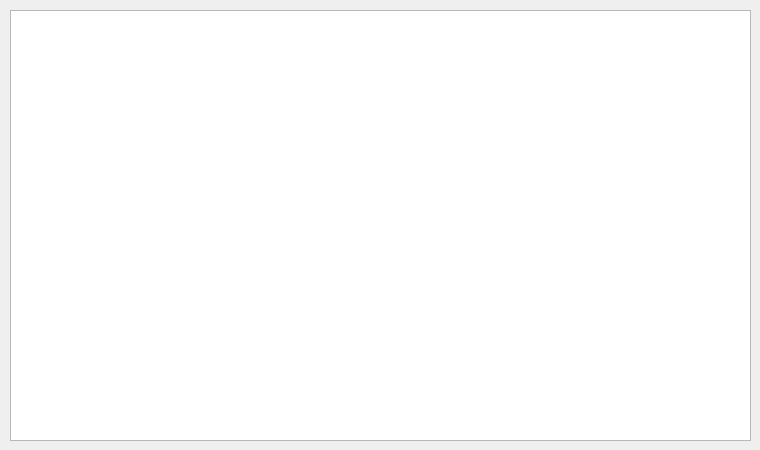
<?xml version="1.0" encoding="UTF-8"?>
<ui version="4.0">
 <class>Dialog</class>
 <widget class="QDialog" name="Dialog">
  <property name="geometry">
   <rect>
    <x>0</x>
    <y>0</y>
    <width>760</width>
    <height>450</height>
   </rect>
  </property>
  <property name="windowTitle">
   <string>Dialog</string>
  </property>
  <widget class="QGraphicsView" name="graphicsView">
   <property name="geometry">
    <rect>
     <x>10</x>
     <y>10</y>
     <width>741</width>
     <height>431</height>
    </rect>
   </property>
   <property name="alignment">
    <set>Qt::AlignLeading|Qt::AlignLeft|Qt::AlignTop</set>
   </property>
  </widget>
 </widget>
 <resources/>
 <connections/>
</ui>
